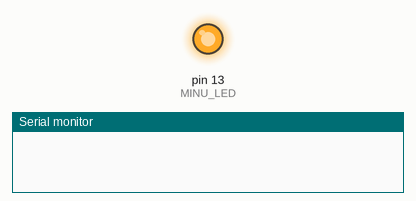
Recording of a sketch running on a simulated Arduino Uno, built with avr-gcc and run on an emulated ATmega328P. On the bench: output pins drawn as LEDs (lit = HIGH), the last lines printed to the serial monitor.

Above: at 1.0 s.
At 3.0 s:
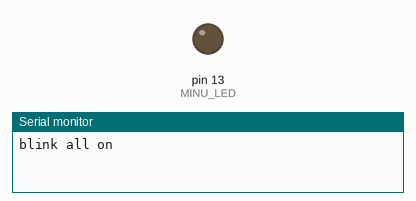
Timing chart, 0 to 5.2 s (numbered marks = the images above):
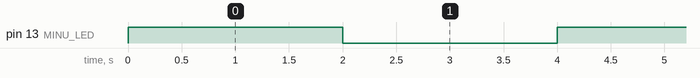

Measured:
- by itself, pin 13 (MINU_LED): alternates HIGH for 2.0 s and LOW for 2.0 s

The sketch:

sketch_nov7a.ino
```cpp
#define MINU_LED 13

void setup() {
  pinMode(13, OUTPUT);
  Serial.begin(9600);
}

int loops = 3;

void loop() {
  loops++;
  digitalWrite(13, HIGH);
  delay(500);

  digitalWrite(12, HIGH);
  delay(500);

  digitalWrite(11, HIGH);
  Serial.println("blink all on");
  delay(1000);

  digitalWrite(MINU_LED, LOW);
  delay(500);

  digitalWrite(12, LOW);
  delay(500);

  digitalWrite(11, LOW);
  Serial.println("blink all off");
  Serial.println(loops);
  delay(1000);
}
```
